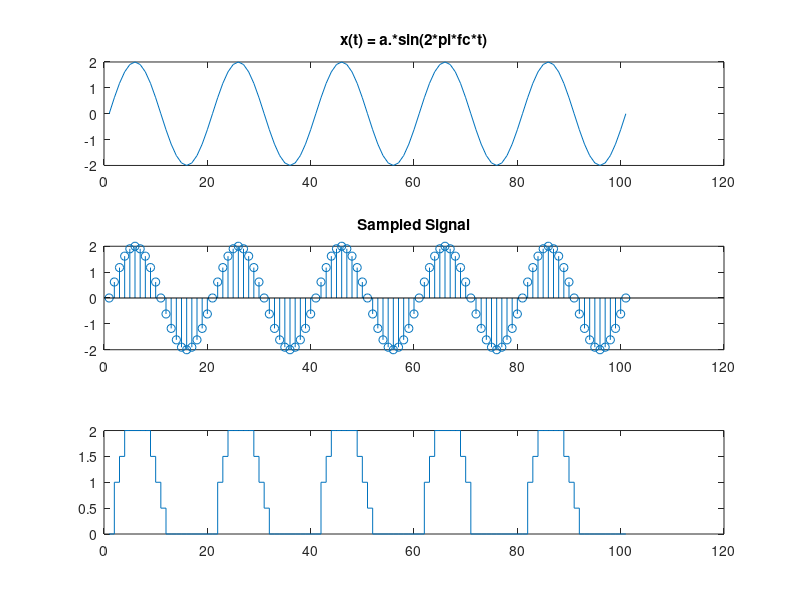
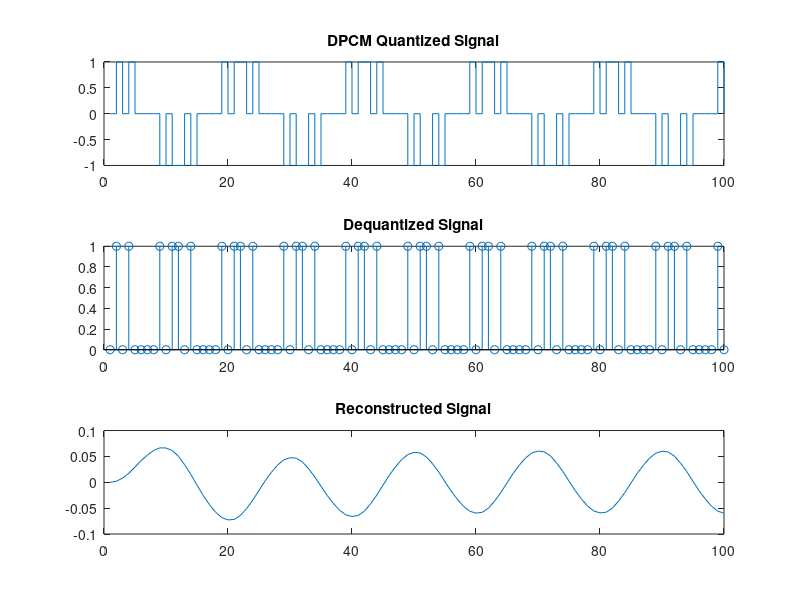

These charts were generated, in order, by the following MATLAB code:
clc;
clear all;
close all;
t=0:0.01:1;%time interval of 1 second
a=2;
fc=5;
x=a*sin(2*pi*fc*t);
figure(1)
subplot(3,1,1);
plot(x)
title('x(t) = a.*sin(2*pi*fc*t)');
subplot(3,1,2);
stem(x)
l=zeros(1,100,'int32');
m=zeros(1,100,'int32');
title('Sampled Signal');
[index,quants] = quantiz(x,[0:0.5:4],[0:0.5:4.5]);
for N=1:length(t)
m(N)=x(N);
end
for N=2:99
if m(N-1)<m(N)
l(N)=1;
elseif m(N-1)==m(N)
l(N)=0;
else
l(N)=-1;
end
end
subplot(3,1,3);
stairs(quants);
figure(2)
subplot(3,1,1);
stairs(l)
title('DPCM Quantized Signal');
z1=dec2bin(abs(l));
z2=bin2dec(z1);
subplot(3,1,2)
stem(z2);
title('Dequantized Signal')
[b,a]=butter(2,0.03,'low');
k=filter(b,a,l);
subplot(3,1,3);
plot(k)
title('Reconstructed Signal');